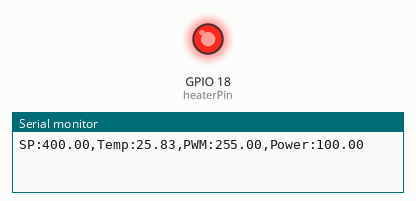
Simulated run of this sketch. Board: ESP32. On the bench: output pins drawn as LEDs (lit = HIGH), the last lines printed to the serial monitor.

Above: at 0.1 s.
At 128.4 s:
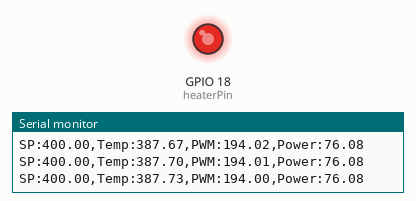
Timing chart, 0 to 129.9 s (numbered marks = the images above):
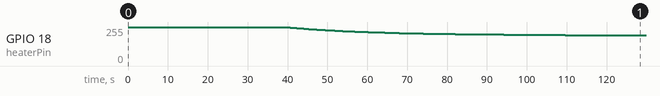

The sketch:

sketch.ino
```cpp
const int heaterPin = 18;

// ===============================
// TEMPERATURE SETTINGS
// ===============================
float setPoint = 400.0;
float ambientTemp = 25.0;
float temperature = 25.0;

// ===============================
// FINAL SELECTED PID VALUES
// ===============================
float Kp = 2.0;
float Ki = 0.04;
float Kd = 3.0;

// ===============================
// PID VARIABLES
// ===============================
float integral = 0.0;
float previousError = 0.0;

// ===============================
// THERMAL PROCESS MODEL
// G(s) = 500 / (60s + 1)
// ===============================
float processGain = 500.0;
float timeConstant = 60.0;

// Simulation sample time
float dt = 0.1;

void setup() {

  Serial.begin(115200);

  pinMode(heaterPin, OUTPUT);

  previousError = setPoint - temperature;
}

void loop() {

  // =====================================
  // 1. CALCULATE CONTROL ERROR
  // =====================================

  float error = setPoint - temperature;


  // =====================================
  // 2. DERIVATIVE TERM
  // =====================================

  float derivative =
      (error - previousError) / dt;


  // =====================================
  // 3. UNSATURATED PID OUTPUT
  // =====================================

  float pidUnsat =
      Kp * error +
      Ki * integral +
      Kd * derivative;


  // =====================================
  // 4. CONDITIONAL INTEGRATION
  //    ANTI-WINDUP
  // =====================================

  if (
      (pidUnsat > 0 && pidUnsat < 255) ||

      (pidUnsat >= 255 && error < 0) ||

      (pidUnsat <= 0 && error > 0)
     )
  {
      integral += error * dt;
  }


  // =====================================
  // 5. FINAL PID OUTPUT
  // =====================================

  float pidOutput =
      Kp * error +
      Ki * integral +
      Kd * derivative;


  // PWM saturation
  pidOutput = constrain(pidOutput, 0, 255);


  // =====================================
  // 6. HEATER CONTROL
  // =====================================

  analogWrite(heaterPin, (int)pidOutput);

  float heaterPower =
      pidOutput / 255.0;


  // =====================================
  // 7. THERMAL PROCESS MODEL
  // =====================================

  float dTdt =
      ((ambientTemp +
        processGain * heaterPower)
       - temperature)
      / timeConstant;

  temperature += dTdt * dt;


  // =====================================
  // 8. SERIAL OUTPUT
  // =====================================

  Serial.print("SP:");
  Serial.print(setPoint, 2);

  Serial.print(",Temp:");
  Serial.print(temperature, 2);

  Serial.print(",PWM:");
  Serial.print(pidOutput, 2);

  Serial.print(",Power:");
  Serial.println(heaterPower * 100.0, 2);


  previousError = error;

  delay(100);
}
```

Measured:
- by itself, GPIO 18 (heaterPin): 0/255 → 255/255 at 0.00 s, → 254/255 39.7 s later, → 253/255 0.30 s later, → 252/255 0.40 s later, … (63 changes in this stretch)
